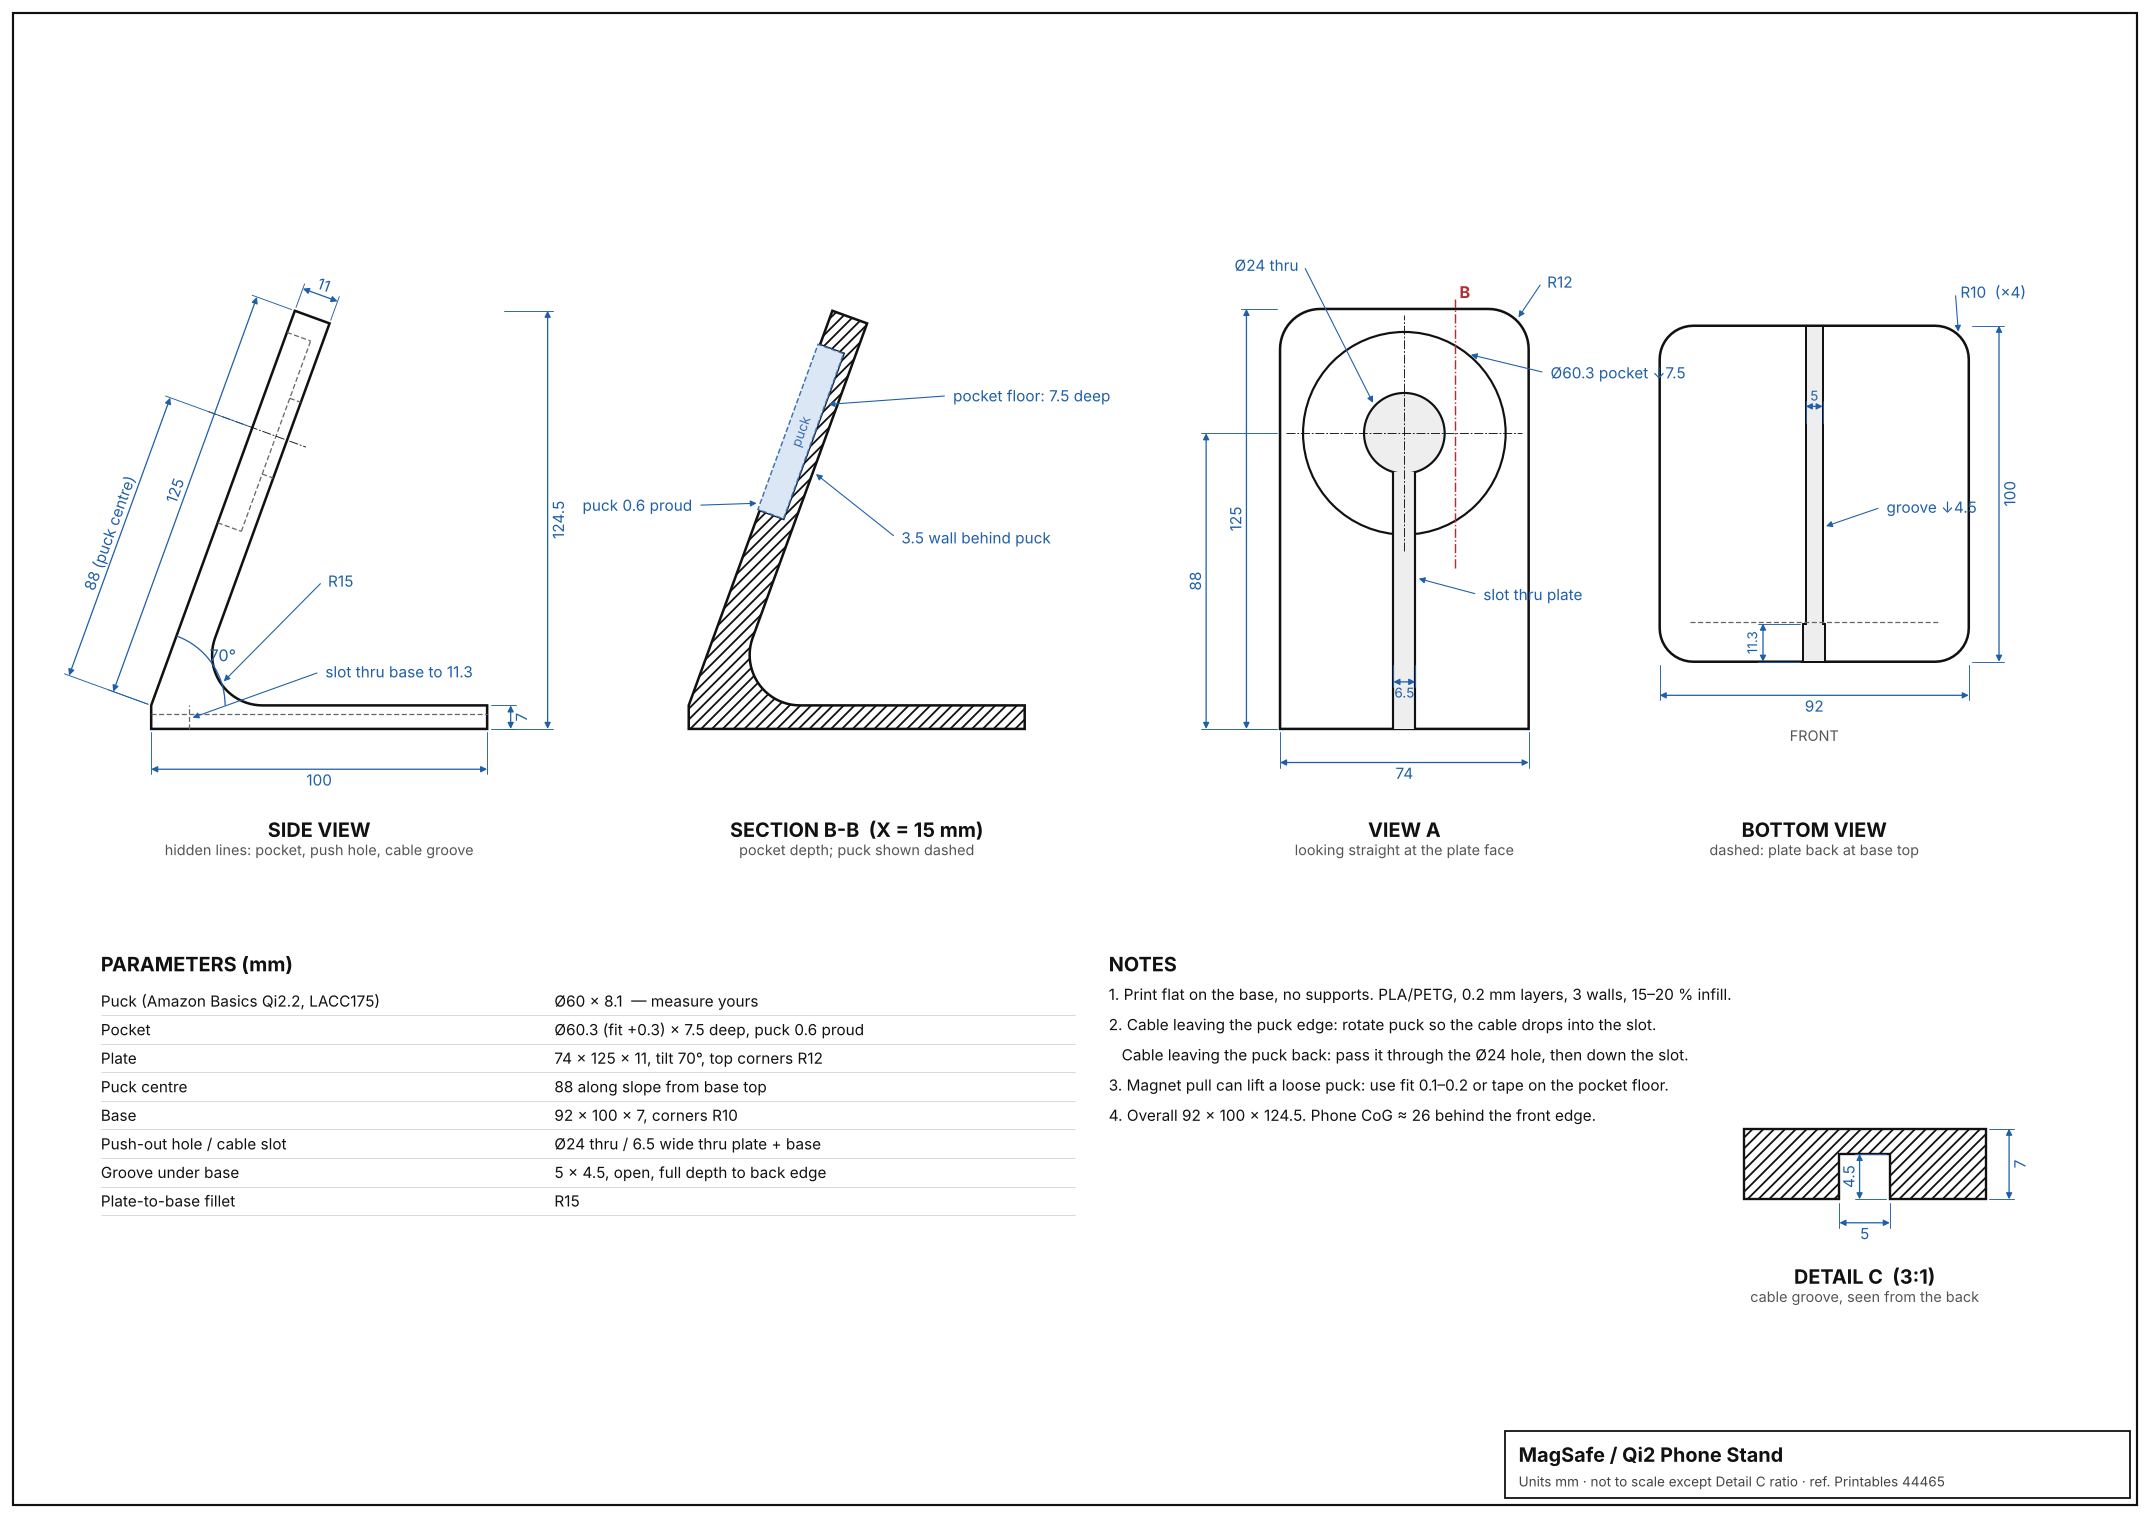

Write Python code to recreate this figure.
"""Dimensioned drawing of the stand (matches magsafe_stand.scad defaults).

Usage: python3 drawing.py   ->  drawing.pdf, drawing.png   (needs matplotlib, numpy)
"""
import math

import matplotlib
matplotlib.use("Agg")
import matplotlib.pyplot as plt
import numpy as np
from matplotlib.patches import Arc, Polygon

# ---- Parameters (keep in sync with magsafe_stand.scad) ----
PUCK_D, PUCK_H, FIT, PROUD = 60.0, 8.1, 0.3, 0.6
ANGLE = 70
PLATE_W, PLATE_L, PLATE_T, PLATE_R = 74, 125, 11, 12
PUCK_C = 88
BASE_W, BASE_D, BASE_H, BASE_R = 92, 100, 7, 10
PUSH_D, SLOT_W, GROOVE_W, GROOVE_H = 24, 6.5, 5.0, 4.5
FILLET_R = 15

POCKET_D = PUCK_D + FIT
POCKET_DEPTH = PUCK_H - PROUD
a = math.radians(ANGLE)
D = np.array([math.cos(a), math.sin(a)])      # up the slope
N = np.array([-math.sin(a), math.cos(a)])     # out of the front face
O = np.array([0.0, BASE_H])
BACK_Y = PLATE_T * math.sin(a)                 # slot through base ends at BACK_Y + 1


def w2(u, w):
    """Plate frame (u along slope, w out of face) -> side view (Y, Z)."""
    return O + u * D + w * N


INK, THIN, DIM = "#111", 0.6, "#1f5fa8"
fig = plt.figure(figsize=(16.54, 11.69))       # A3 landscape
ax = fig.add_axes([0, 0, 1, 1])
ax.set_xlim(0, 640)
ax.set_ylim(0, 452)
ax.set_aspect("equal")
ax.axis("off")


def line(p, q, ls="-", lw=1.4, c=INK, off=(0, 0)):
    ax.plot([p[0] + off[0], q[0] + off[0]], [p[1] + off[1], q[1] + off[1]], ls=ls, lw=lw, c=c,
            solid_capstyle="round")


def poly(pts, off, **kw):
    pts = np.asarray(pts) + off
    ax.add_patch(Polygon(pts, closed=True, **kw))


def text(x, y, s, size=9, **kw):
    ax.text(x, y, s, fontsize=size, color=kw.pop("c", INK), ha=kw.pop("ha", "center"),
            va=kw.pop("va", "center"), **kw)


def dim(p, q, off, label=None, off0=(0, 0), tside=1, size=8.5):
    """Aligned dimension between p and q, pushed `off` mm along the left normal of p->q."""
    p, q = np.asarray(p, float) + off0, np.asarray(q, float) + off0
    t = (q - p) / np.linalg.norm(q - p)
    n = np.array([-t[1], t[0]])
    p2, q2 = p + n * off, q + n * off
    for s, e in ((p, p2), (q, q2)):
        line(s + n * math.copysign(1, off), e + n * math.copysign(1.5, off), lw=0.5, c=DIM)
    ax.annotate("", p2, q2, arrowprops=dict(arrowstyle="<|-|>", color=DIM, lw=0.7,
                                             mutation_scale=7, shrinkA=0, shrinkB=0))
    m = (p2 + q2) / 2 + n * 3.2 * tside
    ang = math.degrees(math.atan2(t[1], t[0]))
    if ang > 90.1 or ang < -89.9:
        ang -= 180
    label = label or f"{np.linalg.norm(q - p):.1f}".removesuffix(".0")
    text(m[0], m[1], label, size, c=DIM, rotation=ang)


def leader(p, q, label, off0=(0, 0), ha="left"):
    p, q = np.asarray(p) + off0, np.asarray(q) + off0
    ax.annotate("", p, q, arrowprops=dict(arrowstyle="-|>", color=DIM, lw=0.6, mutation_scale=7))
    text(q[0] + (1.5 if ha == "left" else -1.5), q[1], label, 8.5, c=DIM, ha=ha)


def title(x, y, s, sub=None):
    text(x, y, s, 11, weight="bold")
    if sub:
        text(x, y - 6, sub, 8, c="#555")


# ---------------- Shared side-profile geometry ----------------
P0, P1 = w2(0, 0), w2(PLATE_L, 0)
P2, P3 = w2(PLATE_L, -PLATE_T), w2(0, -PLATE_T)
nb = -N                                        # normal pointing behind the plate
cy = P3[0] + (FILLET_R - nb[1] * (BASE_H + FILLET_R - P3[1])) / nb[0]
FC = np.array([cy, BASE_H + FILLET_R])         # fillet centre
FT_BASE = np.array([cy, BASE_H])
FT_BACK = FC - FILLET_R * nb
arc_a0 = math.degrees(math.atan2(*(FT_BACK - FC)[::-1]))


def fillet_pts(n=24):
    angs = np.linspace(math.radians(arc_a0), math.radians(270), n)
    return [FC + FILLET_R * np.array([math.cos(t), math.sin(t)]) for t in angs]


def profile(pocket_half_chord=None):
    """Outer side profile; optionally notched by the pocket (for the section)."""
    pts = [(0, 0), (BASE_D, 0), (BASE_D, BASE_H)]
    pts += fillet_pts()[::-1]
    pts += [P2, P1]
    if pocket_half_chord:
        u0, u1 = PUCK_C - pocket_half_chord, PUCK_C + pocket_half_chord
        pts += [w2(u1, 0), w2(u1, -POCKET_DEPTH), w2(u0, -POCKET_DEPTH), w2(u0, 0)]
    pts += [P0]
    return np.array(pts)


# ---------------- 1. Side view ----------------
S = np.array([45, 235])
poly(profile(), S, fill=False, ec=INK, lw=1.4)
# hidden: pocket, push hole, groove, base slot
hid = dict(ls=(0, (4, 2)), lw=0.7, c="#666", off=S)
u0, u1 = PUCK_C - POCKET_D / 2, PUCK_C + POCKET_D / 2
line(w2(u0, 0), w2(u0, -POCKET_DEPTH), **hid)
line(w2(u1, 0), w2(u1, -POCKET_DEPTH), **hid)
line(w2(u0, -POCKET_DEPTH), w2(u1, -POCKET_DEPTH), **hid)
for u in (PUCK_C - PUSH_D / 2, PUCK_C + PUSH_D / 2):
    line(w2(u, -POCKET_DEPTH), w2(u, -PLATE_T), **hid)
line((0, GROOVE_H), (BASE_D, GROOVE_H), **hid)
line((BACK_Y + 1, 0), (BACK_Y + 1, BASE_H), **hid)
line(w2(PUCK_C, 14), w2(PUCK_C, -PLATE_T - 6), ls=(0, (10, 2, 2, 2)), lw=0.5, c=INK, off=S)
# dims
dim((0, 0), (BASE_D, 0), -12, off0=S, tside=-1)
dim((BASE_D, 0), (BASE_D, BASE_H), -7, off0=S, tside=-1)
dim((BASE_D + 4, 0), (BASE_D + 4, P1[1]), -14, f"{P1[1]:.1f}", off0=S, tside=-1)
dim(P0, P1, 12, f"{PLATE_L}", off0=S)
dim(w2(PLATE_L, 0), w2(PLATE_L, -PLATE_T), 7, f"{PLATE_T}", off0=S)
dim(P0, w2(PUCK_C, 0), 26, f"{PUCK_C} (puck centre)", off0=S)
ax.add_patch(Arc(S + P0, 44, 44, theta1=0, theta2=ANGLE, color=DIM, lw=0.7))
text(*(S + P0 + 26 * np.array([math.cos(a / 2), math.sin(a / 2)])), f"{ANGLE}°", 9, c=DIM)
leader(FC + FILLET_R * np.array([math.cos(math.radians(215)), math.sin(math.radians(215))]),
       FC + np.array([18, 22]), f"R{FILLET_R}", off0=S)
leader((BACK_Y + 1, 3), (BACK_Y + 40, 17), f"slot thru base to {BACK_Y + 1:.1f}", off0=S)
title(S[0] + 50, 205, "SIDE VIEW", "hidden lines: pocket, push hole, cable groove")

# ---------------- 2. Section B-B (X = 15) ----------------
X = 15
half = math.sqrt((POCKET_D / 2) ** 2 - X ** 2)
B = np.array([205, 235])
poly(profile(half), B, fill=False, ec=INK, lw=1.4, hatch="////")
# puck phantom
pk = [w2(PUCK_C - half, -POCKET_DEPTH), w2(PUCK_C + half, -POCKET_DEPTH),
      w2(PUCK_C + half, PROUD), w2(PUCK_C - half, PROUD)]
poly(pk, B, fill=True, fc="#dbe7f5", ec="#3b6fb6", lw=0.8, ls="--")
text(*(B + w2(PUCK_C, -POCKET_DEPTH / 2 + 0.3)), "puck", 7.5, c="#3b6fb6", rotation=ANGLE)
leader(w2(PUCK_C + 10, -POCKET_DEPTH), w2(PUCK_C + 25, -PLATE_T - 30),
       f"pocket floor: {POCKET_DEPTH} deep", off0=B)
leader(w2(PUCK_C - 10, -PLATE_T), w2(PUCK_C - 20, -PLATE_T - 30),
       f"{PLATE_T - POCKET_DEPTH:g} wall behind puck", off0=B)
leader(w2(PUCK_C - half + 2, PROUD), w2(PUCK_C - half - 5, 18), f"puck {PROUD} proud",
       off0=B, ha="right")
title(B[0] + 50, 205, "SECTION B-B  (X = 15 mm)", "pocket depth; puck shown dashed")

# ---------------- 3. View A (normal to plate face) ----------------
A = np.array([418, 235])
r = PLATE_R
outline = [(-PLATE_W / 2, 0), (PLATE_W / 2, 0)]
for cx, a0, a1 in ((PLATE_W / 2 - r, 0, 90), (-PLATE_W / 2 + r, 90, 180)):
    for t in np.linspace(math.radians(a0), math.radians(a1), 16):
        outline.append((cx + r * math.cos(t), PLATE_L - r + r * math.sin(t)))
poly(outline, A, fill=False, ec=INK, lw=1.4)
ax.add_patch(plt.Circle(A + (0, PUCK_C), POCKET_D / 2, fill=False, ec=INK, lw=1.2))
ax.add_patch(plt.Circle(A + (0, PUCK_C), PUSH_D / 2, fill=True, fc="#eee", ec=INK, lw=1.2))
y_hole = PUCK_C - math.sqrt((PUSH_D / 2) ** 2 - (SLOT_W / 2) ** 2)
for sx in (-SLOT_W / 2, SLOT_W / 2):
    line((sx, 0), (sx, y_hole), off=A, lw=1.2)
ax.add_patch(Polygon(A + np.array([(-SLOT_W / 2, 0), (SLOT_W / 2, 0), (SLOT_W / 2, y_hole),
                                   (-SLOT_W / 2, y_hole)]), fc="#eee", ec="none"))
cl = dict(ls=(0, (10, 2, 2, 2)), lw=0.5, c=INK, off=A)
line((-POCKET_D / 2 - 5, PUCK_C), (POCKET_D / 2 + 5, PUCK_C), **cl)
line((0, PUCK_C - POCKET_D / 2 - 5), (0, PUCK_C + POCKET_D / 2 + 5), **cl)
line((X, PUCK_C - 40), (X, PUCK_C + 40), ls="-.", lw=0.8, c="#b03030", off=A)
text(A[0] + X + 3, A[1] + PUCK_C + 42, "B", 9, c="#b03030", weight="bold")
dim((-PLATE_W / 2, 0), (PLATE_W / 2, 0), -10, off0=A, tside=-1)
dim((-PLATE_W / 2, 0), (-PLATE_W / 2, PLATE_L), 10, off0=A)
dim((-PLATE_W / 2, 0), (-PLATE_W / 2, PUCK_C), 22, off0=A)
dim((-SLOT_W / 2, 20), (SLOT_W / 2, 20), -6, f"{SLOT_W}", off0=A, tside=-1, size=7.5)
leader((POCKET_D / 2 * math.cos(0.9), PUCK_C + POCKET_D / 2 * math.sin(0.9)),
       (42, PUCK_C + 18), f"Ø{POCKET_D:g} pocket ↓{POCKET_DEPTH}", off0=A)
leader((PUSH_D / 2 * math.cos(2.4), PUCK_C + PUSH_D / 2 * math.sin(2.4)),
       (-30, PUCK_C + 50), f"Ø{PUSH_D} thru", off0=A, ha="right")
leader((PLATE_W / 2 - r + r * math.cos(0.8), PLATE_L - r + r * math.sin(0.8)),
       (PLATE_W / 2 + 4, PLATE_L + 8), f"R{PLATE_R}", off0=A)
leader((SLOT_W / 2, 45), (22, 40), "slot thru plate", off0=A)
title(A[0], 205, "VIEW A", "looking straight at the plate face")

# ---------------- 4. Bottom view ----------------
U = np.array([540, 255])
br = BASE_R
pts = []
for (cx, cyy), (a0, a1) in zip(((BASE_W / 2 - br, br), (BASE_W / 2 - br, BASE_D - br),
                                (-BASE_W / 2 + br, BASE_D - br), (-BASE_W / 2 + br, br)),
                               ((270, 360), (0, 90), (90, 180), (180, 270))):
    for t in np.linspace(math.radians(a0), math.radians(a1), 12):
        pts.append((cx + br * math.cos(t), cyy + br * math.sin(t)))
poly(pts, U, fill=False, ec=INK, lw=1.4)
slot_end = BACK_Y + 1
cut = [(-SLOT_W / 2, 0), (SLOT_W / 2, 0), (SLOT_W / 2, slot_end), (GROOVE_W / 2, slot_end),
       (GROOVE_W / 2, BASE_D), (-GROOVE_W / 2, BASE_D), (-GROOVE_W / 2, slot_end),
       (-SLOT_W / 2, slot_end)]
poly(cut, U, fill=True, fc="#eee", ec=INK, lw=1.1)
foot = 11.7
line((-PLATE_W / 2, foot), (PLATE_W / 2, foot), ls=(0, (4, 2)), lw=0.7, c="#666", off=U)
dim((-BASE_W / 2, 0), (BASE_W / 2, 0), -10, off0=U, tside=-1)
dim((BASE_W / 2, 0), (BASE_W / 2, BASE_D), -9, off0=U, tside=-1)
dim((-SLOT_W / 2, 0), (-SLOT_W / 2, slot_end), 12, f"{slot_end:.1f}", off0=U, size=7.5)
dim((-GROOVE_W / 2, 70), (GROOVE_W / 2, 70), 6, f"{GROOVE_W:g}", off0=U, size=7.5)
leader((BASE_W / 2 - br + br * math.cos(0.8), BASE_D - br + br * math.sin(0.8)),
       (BASE_W / 2 - 4, BASE_D + 10), f"R{BASE_R}  (×4)", off0=U)
leader((GROOVE_W / 2, 40), (20, 46), f"groove ↓{GROOVE_H}", off0=U)
text(U[0], U[1] - 22, "FRONT", 8, c="#555")
title(U[0], 205, "BOTTOM VIEW", "dashed: plate back at base top")

# ---------------- 5. Detail C: groove cross-section (3:1) ----------------
C, k = np.array([555, 95]), 3.0
shape = [(-12, 0), (-GROOVE_W / 2, 0), (-GROOVE_W / 2, GROOVE_H), (GROOVE_W / 2, GROOVE_H),
         (GROOVE_W / 2, 0), (12, 0), (12, BASE_H), (-12, BASE_H)]
poly(np.array(shape) * k, C, fill=False, ec=INK, lw=1.3, hatch="////")
dim(np.array((-GROOVE_W / 2, 0)) * k, np.array((GROOVE_W / 2, 0)) * k, -7, f"{GROOVE_W:g}",
    off0=C, tside=-1)
dim(np.array((GROOVE_W / 2, 0)) * k, np.array((GROOVE_W / 2, GROOVE_H)) * k, 9, f"{GROOVE_H}",
    off0=C)
dim(np.array((12, 0)) * k, np.array((12, BASE_H)) * k, -7, f"{BASE_H}", off0=C, tside=-1)
title(C[0], 72, "DETAIL C  (3:1)", "cable groove, seen from the back")

# ---------------- Parameter table + notes ----------------
rows = [
    ("Puck (Amazon Basics Qi2.2, LACC175)", f"Ø{PUCK_D:g} × {PUCK_H}  — measure yours"),
    ("Pocket", f"Ø{POCKET_D:g} (fit +{FIT}) × {POCKET_DEPTH} deep, puck {PROUD} proud"),
    ("Plate", f"{PLATE_W} × {PLATE_L} × {PLATE_T}, tilt {ANGLE}°, top corners R{PLATE_R}"),
    ("Puck centre", f"{PUCK_C} along slope from base top"),
    ("Base", f"{BASE_W} × {BASE_D} × {BASE_H}, corners R{BASE_R}"),
    ("Push-out hole / cable slot", f"Ø{PUSH_D} thru / {SLOT_W} wide thru plate + base"),
    ("Groove under base", f"{GROOVE_W:g} × {GROOVE_H}, open, full depth to back edge"),
    ("Plate-to-base fillet", f"R{FILLET_R}"),
]
x0, y0 = 30, 165
text(x0, y0, "PARAMETERS (mm)", 11, ha="left", weight="bold")
for i, (k_, v) in enumerate(rows):
    y = y0 - 11 - i * 8.5
    text(x0, y, k_, 8.5, ha="left")
    text(x0 + 135, y, v, 8.5, ha="left")
    line((x0, y - 4.2), (x0 + 290, y - 4.2), lw=0.3, c="#bbb")
notes = ["NOTES",
         "1. Print flat on the base, no supports. PLA/PETG, 0.2 mm layers, 3 walls, 15–20 % infill.",
         "2. Cable leaving the puck edge: rotate puck so the cable drops into the slot.",
         "   Cable leaving the puck back: pass it through the Ø24 hole, then down the slot.",
         "3. Magnet pull can lift a loose puck: use fit 0.1–0.2 or tape on the pocket floor.",
         "4. Overall 92 × 100 × 124.5. Phone CoG ≈ 26 behind the front edge."]
for i, s in enumerate(notes):
    text(x0 + 300, y0 - i * 9, s, 8.5 if i else 11, ha="left", weight="bold" if i == 0 else None)

# Title block
ax.add_patch(plt.Rectangle((448, 6), 186, 20, fill=False, ec=INK, lw=1))
text(452, 19, "MagSafe / Qi2 Phone Stand", 11, ha="left", weight="bold")
text(452, 11, "Units mm · not to scale except Detail C ratio · ref. Printables 44465", 7.5,
     ha="left", c="#444")
ax.add_patch(plt.Rectangle((4, 4), 632, 444, fill=False, ec=INK, lw=1.2))

fig.savefig("drawing.pdf")
fig.savefig("drawing.png", dpi=130)
print("wrote drawing.pdf, drawing.png")
